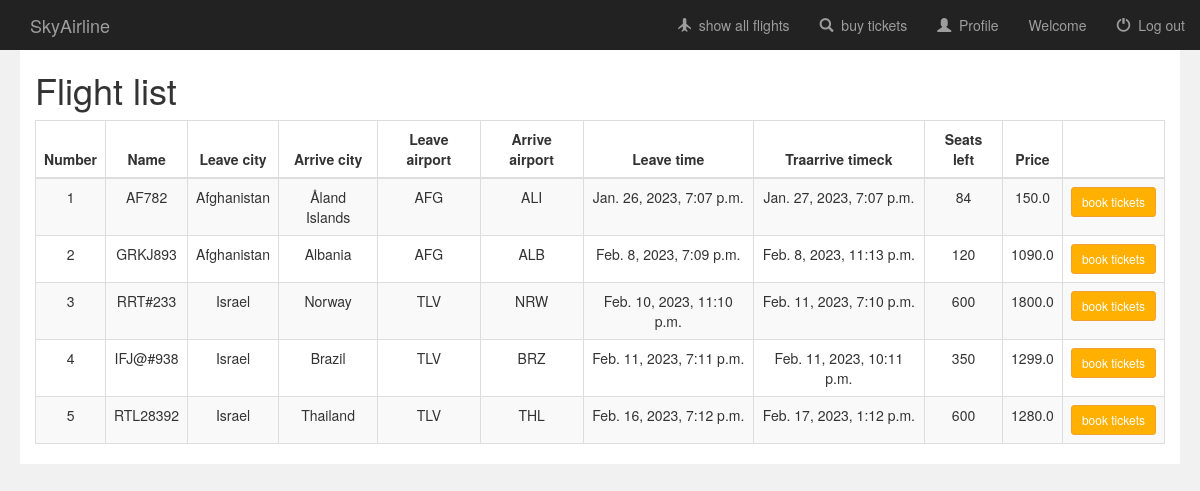
/travelagancy/showall/, run on the app's committed database.
### travelagancy/models.py (models this page shows, shortened)
class Flight(models.Model):
    user = models.ManyToManyField(User, default=None)
    name = models.CharField(max_length=100, null=True)
    leave_city = models.CharField(max_length=100, null=True)
    arrive_city = models.CharField(max_length=100, null=True)
    leave_airport = models.CharField(max_length=100, null=True)
    arrive_airport = models.CharField(max_length=100, null=True)
    leave_time = models.DateTimeField(null=True)
    arrive_time = models.DateTimeField(null=True)
    capacity = models.IntegerField(default=0, null=True)
    num_of_rows =  models.IntegerField(default=0, null=True)
    seats_in_row =  models.IntegerField(default=0, null=True)
    price = models.FloatField(default=0, null=True)
    book_sum = models.IntegerField(default=0, null=True)
    income = models.FloatField(default=0, null=True)

### travelagancy/views.py (the view)
def showall(request):
    now = datetime.date.today()
    print(now)
    flights=Flight.objects.filter(leave_time__gte=now)
    if request.user.id == ADMIN_ID:  #admin : show admin stuff
        admin=True
    else:
        admin=False
    context = {
                'flights': flights,
                'isAdmin': admin,
                'username': request.user.username
            }
    return render(request, 'travelagancy/showall.html',context)

### travelagancy/templates/travelagancy/showall.html (shortened to what this page needs)
{% extends 'travelagancy/base.html' %}
{% block login_display %}
    <a href="#">Welcome {{ username }}</a>
{% endblock %}
{% block content %}
 <div class="book_orders" style="margin-left: 20px;margin-right: 20px">
            <div class="col-sm-12" style="background-color: white">
                <h1>Flight list</h1>
                <div>
                    <table class="table table-bordered table-striped">
                        <thead>
                        <th style="text-align: center">Number</th>
                        <th style="text-align: center">Name</th>
                        <th style="text-align: center">Leave city</th>
                        <th style="text-align: center">Arrive city</th>
                        <th style="text-align: center">Leave airport</th>
                        <th style="text-align: center">Arrive airport</th>
                        <th style="text-align: center">Leave time</th>
                        <th style="text-align: center">Traarrive timeck</th>
                        <th style="text-align: center">Seats left</th>
                        <th style="text-align: center">Price</th>
                        <th style="text-align: center"></th>
                        </thead>
                        <tbody align="center">
                        {% for order in flights %}
                            <tr>
                                <td>{{ forloop.counter }}</td>
                                <td>{{ order.name }}</td>
                                <td>{{ order.leave_city }}</td>
                                <td>{{ order.arrive_city }}</td>
                                <td>{{ order.leave_airport }}</td>
                                <td>{{ order.arrive_airport }}</td>
                                <td>{{ order.leave_time }}</td>
                                <td>{{ order.arrive_time }}</td>
                                <td>{{ order.capacity }}</td>
                                <td>{{ order.price }}</td>
                                {% if not isAdmin %}
                                <td><a href="{% url 'travelagancy:book_ticket' order.id %}"
                                   class="btn btn-sm btn-warning">book tickets</a></td>
                                {% endif %}
                            </tr>
                        {% endfor %}
                        </tbody>
                    </table>
                </div>
            </div>
        </div>
{%endblock%}

### travelagancy/templates/travelagancy/base.html (shortened to what this page needs)
<!DOCTYPE html>
<html lang="en">
<head>
    <link rel="stylesheet" href="https://maxcdn.bootstrapcdn.com/bootstrap/3.3.6/css/bootstrap.min.css">
</head>
<body style="background-color: #f1f1f1">
<nav class="nav navbar-inverse">
    <div class="container-fluid">
        <div class="navbar-header">
            <a class="navbar-brand" href="{% url 'travelagancy:index' %}">SkyAirline</a>
        </div>
        <ul class="nav navbar-nav navbar-right">
            <li>
                <a href="{% url 'travelagancy:showall' %}">
                    <span class="glyphicon glyphicon-plane" aria-hidden="true"></span>&nbsp; show all flights
                </a>
            </li>
            <li>
                <a href="{% url 'travelagancy:result' %}">
                    <span class="glyphicon glyphicon-search" aria-hidden="true" ></span>&nbsp; buy tickets
                </a>
            </li>
            <li>
                <a href="{% url 'travelagancy:user_info' %}">
                    <span class="glyphicon glyphicon-user" aria-hidden="true"></span>&nbsp; Profile
                </a>
            </li>
            <li>
                {% block login_display %}{% endblock %}
            </li>
            <li>
                <a href="{% url 'travelagancy:logout_user' %}">
                    <span class="glyphicon glyphicon-off" aria-hidden="true"></span>&nbsp; Log out
                </a>
            </li>
        </ul>
    </div>
</nav>
{% block content %}
{% endblock %}
</body>
</html>

### travelagancy/templates/travelagancy/showall.html (style rules this page uses)
.btn-warning { background-color: #ffb000; }

### data on the page
Flight: name "AF782", leave_city "Afghanistan", arrive_city "Åland Islands", leave_airport "AFG", arrive_airport "ALI", leave_time "Jan. 26, 2023, 7:07 p.m.", arrive_time "Jan. 27, 2023, 7:07 p.m.", capacity "84", price "150.0"
Flight: name "GRKJ893", leave_city "Afghanistan", arrive_city "Albania", leave_airport "AFG", arrive_airport "ALB", leave_time "Feb. 8, 2023, 7:09 p.m.", arrive_time "Feb. 8, 2023, 11:13 p.m.", capacity "120", price "1090.0"
Flight: name "RRT#233", leave_city "Israel", arrive_city "Norway", leave_airport "TLV", arrive_airport "NRW", leave_time "Feb. 10, 2023, 11:10 p.m.", arrive_time "Feb. 11, 2023, 7:10 p.m.", capacity "600", price "1800.0"
Flight: name "IFJ@#938", leave_city "Israel", arrive_city "Brazil", leave_airport "TLV", arrive_airport "BRZ", leave_time "Feb. 11, 2023, 7:11 p.m.", arrive_time "Feb. 11, 2023, 10:11 p.m.", capacity "350", price "1299.0"
Flight: name "RTL28392", leave_city "Israel", arrive_city "Thailand", leave_airport "TLV", arrive_airport "THL", leave_time "Feb. 16, 2023, 7:12 p.m.", arrive_time "Feb. 17, 2023, 1:12 p.m.", capacity "600", price "1280.0"
